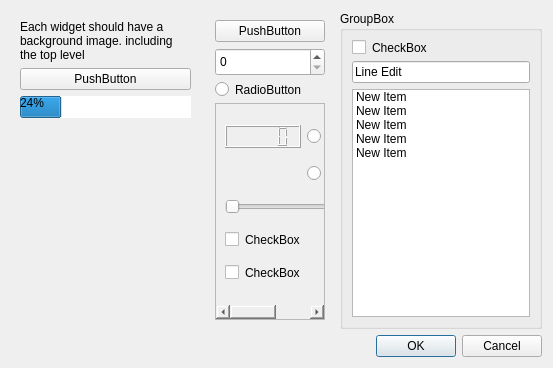
<?xml version="1.0" encoding="UTF-8"?>
<ui version="4.0">
 <class>Form</class>
 <widget class="QWidget" name="Form">
  <property name="geometry">
   <rect>
    <x>0</x>
    <y>0</y>
    <width>553</width>
    <height>368</height>
   </rect>
  </property>
  <property name="windowTitle">
   <string>Form</string>
  </property>
  <property name="styleSheet">
   <string notr="true">* {   border-image: url(&quot;images/pushbutton.png&quot;) 6 6 6 6; border-width:6px;  }</string>
  </property>
  <layout class="QVBoxLayout" name="verticalLayout_4">
   <item>
    <layout class="QHBoxLayout" name="horizontalLayout">
     <item>
      <widget class="QFrame" name="frame">
       <layout class="QVBoxLayout" name="verticalLayout_2">
        <item>
         <widget class="QLabel" name="label">
          <property name="text">
           <string>Each widget should have a background image. including the top level</string>
          </property>
          <property name="wordWrap">
           <bool>true</bool>
          </property>
         </widget>
        </item>
        <item>
         <widget class="QPushButton" name="pushButton">
          <property name="text">
           <string>PushButton</string>
          </property>
         </widget>
        </item>
        <item>
         <widget class="QProgressBar" name="progressBar">
          <property name="value">
           <number>24</number>
          </property>
         </widget>
        </item>
        <item>
         <spacer name="verticalSpacer">
          <property name="orientation">
           <enum>Qt::Vertical</enum>
          </property>
          <property name="sizeHint" stdset="0">
           <size>
            <width>20</width>
            <height>40</height>
           </size>
          </property>
         </spacer>
        </item>
       </layout>
      </widget>
     </item>
     <item>
      <widget class="QWidget" name="widget" native="true">
       <layout class="QVBoxLayout" name="verticalLayout">
        <item>
         <widget class="QPushButton" name="pushButton_2">
          <property name="text">
           <string>PushButton</string>
          </property>
         </widget>
        </item>
        <item>
         <widget class="QSpinBox" name="spinBox"/>
        </item>
        <item>
         <widget class="QRadioButton" name="radioButton">
          <property name="text">
           <string>RadioButton</string>
          </property>
         </widget>
        </item>
        <item>
         <widget class="QScrollArea" name="scrollArea">
          <property name="widgetResizable">
           <bool>true</bool>
          </property>
          <widget class="QWidget" name="scrollAreaWidgetContents">
           <property name="geometry">
            <rect>
             <x>0</x>
             <y>0</y>
             <width>260</width>
             <height>197</height>
            </rect>
           </property>
           <layout class="QGridLayout" name="gridLayout">
            <item row="2" column="0" colspan="2">
             <widget class="QSlider" name="horizontalSlider">
              <property name="orientation">
               <enum>Qt::Horizontal</enum>
              </property>
             </widget>
            </item>
            <item row="0" column="0">
             <widget class="QLCDNumber" name="lcdNumber"/>
            </item>
            <item row="0" column="1">
             <widget class="QRadioButton" name="radioButton_2">
              <property name="text">
               <string>RadioButton</string>
              </property>
             </widget>
            </item>
            <item row="1" column="1">
             <widget class="QRadioButton" name="radioButton_3">
              <property name="text">
               <string>RadioButton</string>
              </property>
             </widget>
            </item>
            <item row="3" column="0">
             <widget class="QCheckBox" name="checkBox_2">
              <property name="text">
               <string>CheckBox</string>
              </property>
             </widget>
            </item>
            <item row="4" column="0">
             <widget class="QCheckBox" name="checkBox_3">
              <property name="text">
               <string>CheckBox</string>
              </property>
             </widget>
            </item>
           </layout>
          </widget>
         </widget>
        </item>
       </layout>
      </widget>
     </item>
     <item>
      <widget class="QGroupBox" name="groupBox">
       <property name="title">
        <string>GroupBox</string>
       </property>
       <layout class="QVBoxLayout" name="verticalLayout_3">
        <item>
         <widget class="QCheckBox" name="checkBox">
          <property name="text">
           <string>CheckBox</string>
          </property>
         </widget>
        </item>
        <item>
         <widget class="QLineEdit" name="lineEdit">
          <property name="text">
           <string>Line Edit</string>
          </property>
         </widget>
        </item>
        <item>
         <widget class="QListWidget" name="listWidget">
          <item>
           <property name="text">
            <string>New Item</string>
           </property>
          </item>
          <item>
           <property name="text">
            <string>New Item</string>
           </property>
          </item>
          <item>
           <property name="text">
            <string>New Item</string>
           </property>
          </item>
          <item>
           <property name="text">
            <string>New Item</string>
           </property>
          </item>
          <item>
           <property name="text">
            <string>New Item</string>
           </property>
          </item>
         </widget>
        </item>
       </layout>
      </widget>
     </item>
    </layout>
   </item>
   <item>
    <widget class="QDialogButtonBox" name="buttonBox">
     <property name="standardButtons">
      <set>QDialogButtonBox::Cancel|QDialogButtonBox::Ok</set>
     </property>
    </widget>
   </item>
  </layout>
 </widget>
 <resources/>
 <connections/>
</ui>
